Frame 1 (no input): blank canvas, image omitted
Frame 60 (the mouse pressed at the canvas centre just before this capture): blank canvas, image omitted
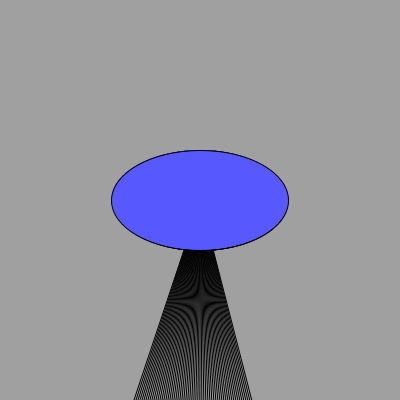
Frame 120 (the mouse held since frame 60 and released just before this capture)

The Processing sketch whose frames 1 and 60 were blank and that drew this single picture after the mouse press (run headless with seeded random() and noise(); from frame 60 on, the mouse is pressed at the canvas centre):

// Processing sketch: processing_42245
// ── processing_42245.pde

int x=100;
int y= 100;
int val=0;
 
 
void setup(){
  size(400,400);
  background(160);
  smooth();
}
 
void draw(){
   x= val;
          
 
   
  if(mousePressed){
    val= val+3;
    fill(x/2,x/2,x*2,x*9);
      line(mouseX,mouseY, x*2, y*8);
        ellipse(mouseX,mouseY, x,y);
  }else{
    val=0;
   
  }
   
      
       
       
  
 }
 
             
